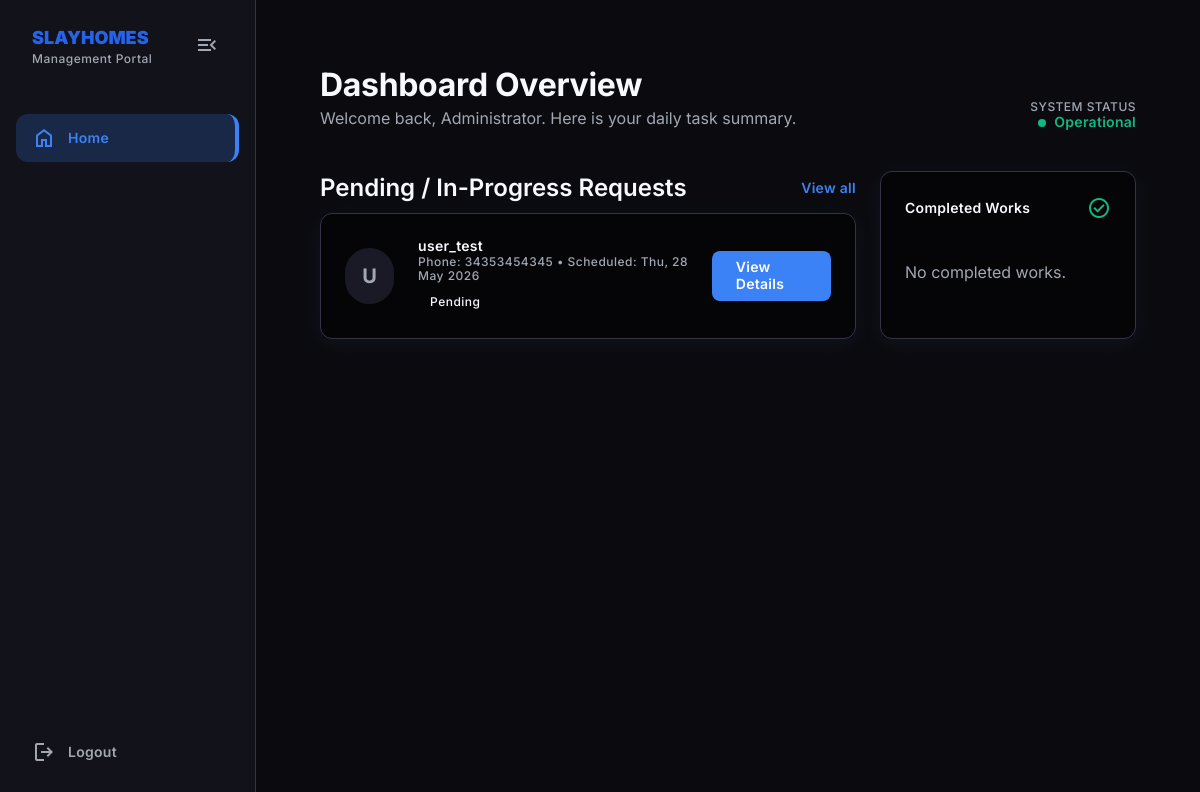
/admin-panel/home/ (signed in), run on the app's committed database.
### accounts/models.py (models this page shows)
class CustomUser(AbstractUser):
    ROLE_CHOICES = [('client', 'Client'), ('admin', 'Admin')]
    role = models.CharField(max_length=10, choices=ROLE_CHOICES, default='client', db_index=True)

### services/models.py (models this page shows, shortened)
class Appointment(models.Model):
    STATUS_CHOICES = [
        ('pending',     'Pending'),
        ('in_progress', 'In Progress'),
        ('completed',   'Completed'),
        ('cancelled',   'Cancelled'),
    ]
    client        = models.ForeignKey(
                        settings.AUTH_USER_MODEL,
                        on_delete=models.CASCADE,
                        related_name='appointments'
                    )
    phone_number  = models.CharField(max_length=20)
    address       = models.TextField()
    service_date  = models.DateField(db_index=True)
    service_time  = models.TimeField()
    description   = models.TextField(
                        help_text="Describe the service needed (renovation, cleaning, etc.)"
                    )
    status        = models.CharField(
                        max_length=20,
                        choices=STATUS_CHOICES,
                        default='pending',
                        db_index=True
                    )
    created_at    = models.DateTimeField(auto_now_add=True)
    updated_at    = models.DateTimeField(auto_now=True)
    class Meta:
        ordering = ['service_date', 'service_time']

### services/views.py (the view)
        def _wrapped_view(request, *args, **kwargs):
            if role == 'admin' and (request.user.is_superuser or request.user.is_staff):
                return view_func(request, *args, **kwargs)
            if hasattr(request.user, 'role') and request.user.role == role:
                return view_func(request, *args, **kwargs)
            else:
                messages.error(request, "Access denied for your role.")
                return redirect('login')

### services/views.py (called while the page is built)
def role_required(role):
    def decorator(view_func):
        def _wrapped_view(request, *args, **kwargs):
            if role == 'admin' and (request.user.is_superuser or request.user.is_staff):
                return view_func(request, *args, **kwargs)
            if hasattr(request.user, 'role') and request.user.role == role:
                return view_func(request, *args, **kwargs)
            else:
                messages.error(request, "Access denied for your role.")
                return redirect('login')
        return _wrapped_view
    return decorator

@login_required
@role_required('admin')
def admin_home(request):
    pending_requests = Appointment.objects.filter(
        status__in=['pending', 'in_progress']
    ).select_related('client').order_by('service_date')
    completed_requests = Appointment.objects.filter(
        status='completed'
    ).select_related('client').order_by('-updated_at')
    return render(request, 'admin_panel/home.html', {
        'pending_requests': pending_requests,
        'completed_requests': completed_requests
    })

### templates/admin_panel/home.html (shortened to what this page needs)
{% extends 'base.html' %}
{% block content %}
<div class="bg-background text-on-surface">
    <aside class="sidebar-container fixed left-0 top-0 h-full border-r border-outline-variant bg-surface-container flex flex-col py-6 px-4 gap-2">
        <div class="mb-10 px-4 flex items-center justify-between">
            <div>
                <h1 class="text-lg font-black text-blue-600 sidebar-header-title">SLAYHOMES</h1>
                <p class="text-label-sm text-on-surface-variant sidebar-header-desc">Management Portal</p>
            </div>
            <button onclick="toggleSidebar()" aria-label="Toggle Sidebar" class="p-1 rounded-lg hover:bg-surface-variant flex items-center justify-center">
                <span class="material-symbols-outlined text-on-surface-variant">menu_open</span>
            </button>
        </div>
        <nav class="flex flex-col gap-2 h-screen">
            <a class="flex items-center gap-3 px-4 py-3 bg-primary/20 text-primary rounded-xl border-r-4 border-primary hover:translate-x-1 transition-all duration-200" href="{% url 'admin_panel:home' %}">
                <span class="material-symbols-outlined" data-icon="home">home</span>
                <span class="font-label-md text-label-md sidebar-text">Home</span>
            </a>
            <div class="mt-auto">
                <a class="flex items-center gap-3 px-4 py-3 text-on-surface-variant hover:text-primary hover:bg-surface-variant hover:translate-x-1 transition-all duration-200" href="{% url 'logout' %}">
                    <span class="material-symbols-outlined" data-icon="logout">logout</span>
                    <span class="font-label-md text-label-md sidebar-text">Logout</span>
                </a>
            </div>
        </nav>
    </aside>
    <main class="main-content min-h-screen p-margin lg:p-xl">
        <header class="mb-lg flex justify-between items-end gap-4">
            <div class="flex items-center gap-4">
                <div>
                    <h2 class="font-h2 text-h2 text-on-surface">Dashboard Overview</h2>
                    <p class="font-body-md text-body-md text-on-surface-variant">Welcome back, {{ request.user.get_full_name|default:"Administrator" }}. Here is your daily task summary.</p>
                </div>
            </div>
            <div class="flex gap-gutter hidden sm:flex">
                <div class="flex flex-col items-end">
                    <span class="font-label-sm text-label-sm text-on-surface-variant">SYSTEM STATUS</span>
                    <span class="flex items-center gap-2 text-secondary font-label-md text-label-md">
                        <span class="w-2 h-2 rounded-full bg-secondary"></span> Operational
                    </span>
                </div>
            </div>
        </header>
        <div class="grid grid-cols-12 gap-gutter">
            <section class="col-span-12 lg:col-span-8">
                <div class="flex items-center justify-between mb-base">
                    <h3 class="font-h3 text-h3 text-on-surface">Pending / In-Progress Requests</h3>
                    <button class="text-primary font-label-md text-label-md hover:underline">View all</button>
                </div>
                <div class="space-y-gutter">
                    {% for appt in pending_requests %}
                    <div class="bg-surface-container-lowest p-md rounded-xl ambient-shadow ambient-shadow-hover border border-outline-variant flex items-center justify-between group transition-all">
                        <div class="flex items-center gap-md">
                            <div class="w-14 h-14 rounded-full overflow-hidden bg-surface-variant flex items-center justify-center text-xl font-bold text-on-surface-variant">
                                {{ appt.client.get_full_name.0|default:appt.client.username.0|upper }}
                            </div>
                            <div>
                                <h4 class="font-label-md text-label-md text-on-surface">{{ appt.client.get_full_name|default:appt.client.username }}</h4>
                                <p class="font-label-sm text-label-sm text-on-surface-variant">Phone: {{ appt.phone_number }} • Scheduled: {{ appt.service_date|date:"D, d M Y" }}</p>
                                {% if appt.status == 'pending' %}
                                    <span class="inline-block mt-2 px-3 py-1 bg-tertiary-fixed-dim text-on-tertiary-fixed-variant rounded-full font-label-sm text-label-sm">{{ appt.get_status_display }}</span>
                                {% elif appt.status == 'in_progress' %}
                                    <span class="inline-block mt-2 px-3 py-1 bg-primary-fixed text-primary rounded-full font-label-sm text-label-sm">{{ appt.get_status_display }}</span>
                                {% endif %}
                            </div>
                        </div>
                        <div class="flex gap-base">
                            <a href="{% url 'admin_panel:request_detail' appt.pk %}" class="bg-primary text-on-primary px-gutter py-2 rounded-lg font-label-md text-label-md hover:opacity-90 transition-opacity">
                                View Details
                            </a>
                        </div>
                    </div>
                    {% empty %}
                    <div class="bg-surface-container-lowest p-md rounded-xl ambient-shadow border border-outline-variant text-center py-8">
                        <p class="font-body-md text-on-surface-variant">No pending requests.</p>
                    </div>
                    {% endfor %}
                </div>
            </section>
            <section class="col-span-12 lg:col-span-4">
                <div class="bg-surface-container-lowest border border-outline-variant rounded-xl p-md ambient-shadow h-full">
                    <div class="flex items-center justify-between mb-md">
                        <h3 class="font-label-md text-label-md text-on-surface">Completed Works</h3>
                        <span class="material-symbols-outlined text-secondary" data-icon="check_circle">check_circle</span>
                    </div>
                    <div class="space-y-gutter">
                        {% for appt in completed_requests %}
                        <div class="flex items-start gap-sm pb-gutter border-b border-outline-variant">
                            <div class="mt-1 bg-secondary-container text-on-secondary-container p-1 rounded-full">
                                <span class="material-symbols-outlined text-[16px]" data-icon="check" data-weight="fill">check</span>
                            </div>
                            <div class="flex-1">
                                <h5 class="font-label-md text-label-md text-on-surface">{{ appt.client.get_full_name|default:appt.client.username }}</h5>
                                <p class="font-label-sm text-label-sm text-on-surface-variant">{{ appt.service_date|date:"M d" }} • {{ appt.status|title }}</p>
                                <div class="mt-2 flex items-center gap-xs">
                                    <div class="w-16 h-1.5 bg-secondary rounded-full"></div>
                                    <span class="text-[10px] font-bold text-secondary">VERIFIED</span>
                                </div>
                            </div>
                            <a href="{% url 'admin_panel:request_detail' appt.pk %}" class="text-primary hover:underline text-sm font-semibold">View</a>
                        </div>
                        {% empty %}
                        <p class="font-body-md text-on-surface-variant py-4">No completed works.</p>
                        {% endfor %}
                    </div>
                </div>
            </section>
        </div>
    </main>
</div>
{% endblock %}

### templates/base.html (style rules this page uses)
.ambient-shadow { box-shadow: 0px 4px 20px rgba(74, 144, 226, 0.08); }
:root { --sidebar-width: 256px; --sidebar-collapsed-width: 80px; --transition-speed: 300ms; }
.sidebar-container { width: var(--sidebar-width); transition: all var(--transition-speed) cubic-bezier(0.4, 0, 0.2, 1); overflow-x: hidden; white-space: nowrap; }
.main-content { margin-left: var(--sidebar-width); transition: all var(--transition-speed) cubic-bezier(0.4, 0, 0.2, 1); }
body { overflow-x: hidden; width: 100%; }

### templates/admin_panel/home.html (style rules this page uses)
.ambient-shadow { box-shadow: 0px 4px 20px rgba(74, 144, 226, 0.08); }

### data on the page
CustomUser: user.get_full_name "Administrator"
Appointment: client.get_full_name.0 "U", client.get_full_name "user_test", phone_number "34353454345", service_date "Thu, 28 May 2026", status "Pending"
